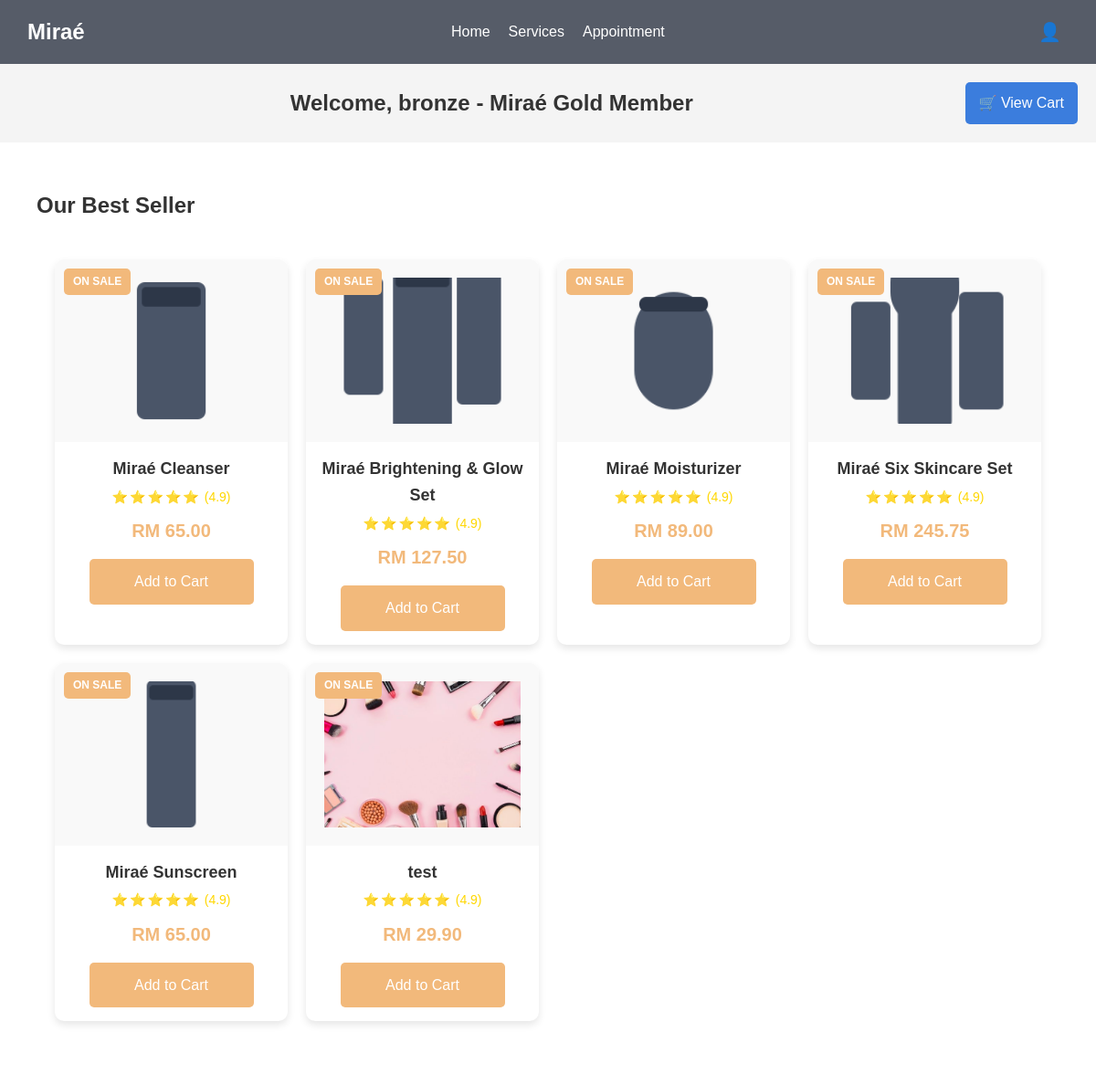
The page /gold.php (signed in) on the database its author committed.
### tables this page shows
CREATE TABLE `products` (
  `prodID` int(11) NOT NULL,
  `prodName` varchar(100) DEFAULT NULL,
  `prodPrice` decimal(10,2) DEFAULT NULL,
  `prodQty` int(11) DEFAULT NULL,
  `prodImage` varchar(255) DEFAULT NULL
);

### gold.php (the view, shortened to what this page needs)
<?php
include('db.php');
include('custHeaderGold.php');
$user_name = $_SESSION['user_name'] ?? 'Gold Member';
$query = "SELECT * FROM products";
$result = $conn->query($query);
?>
<!DOCTYPE html>
<html lang="en">
<head>
    <link rel="stylesheet" href="customer.css">
</head>
<body>
<div style="display: flex; justify-content: space-between; align-items: center; padding: 20px;">
    <h2 style="margin: 0 auto; text-align: center; flex-grow: 1;">
        Welcome, <?= htmlspecialchars($user_name) ?> - Miraé Gold Member
    </h2>
    <div style="flex-shrink: 0;">
        <a href="goldCart.php" class="view-cart-button">🛒 View Cart</a>
    </div>
</div>
    <section class="products" id="products">
        <div class="products-container">
            <h2 class="section-title">Our Best Seller</h2>
            <div class="products-grid">
                <?php while ($product = $result->fetch_assoc()): ?>
                    <div class="product-card">
                        <div class="product-image">
                            <div class="product-badge">ON SALE</div>
                            <img src="<?php echo htmlspecialchars($product['prodImage']); ?>" alt="<?php echo htmlspecialchars($product['prodName']); ?>" style="width: 100%; height: 200px; object-fit: cover;">
                        </div>
                        <div class="product-info">
                            <h3 class="product-name"><?php echo htmlspecialchars($product['prodName']); ?></h3>
                            <div class="product-rating">
                                <span class="stars">⭐⭐⭐⭐⭐</span>
                                <span>(4.9)</span>
                            </div>
                            <div class="product-price">RM <?php echo number_format($product['prodPrice'], 2); ?></div>
                            <a href="gold.php?prodID=<?php echo htmlspecialchars($product['prodID']); ?>" class="add-to-cart">Add to Cart</a>
                        </div>
                    </div>
                <?php endwhile; ?>
            </div>
        </div>
    </section>
</body>
</html>

### customer.css (style rules this page uses)
* { margin: 0; padding: 0; box-sizing: border-box; }
body { font-family: Arial, sans-serif; background-color: #f4f4f4; color: #333; line-height: 1.6; }
.products { padding: 50px 20px; background-color: #fff; }
.products-container { max-width: 1200px; margin: 0 auto; padding: 0 20px; }
.section-title { font-size: 24px; font-weight: bold; margin-bottom: 20px; }
.products-grid { display: grid; grid-template-columns: repeat(auto-fill, minmax(300px, 1fr)); gap: 20px; }
.product-card { background-color: #fff; border-radius: 10px; box-shadow: 0 4px 8px rgba(0, 0, 0, 0.1); overflow: hidden; text-align: center; position: relative; transition: transform 0.3s; }
.product-image { position: relative; padding: 20px; display: flex; justify-content: center; align-items: center; min-height: 200px; background-color: #f9f9f9; }
.product-badge { position: absolute; top: 10px; left: 10px; background-color: #F2B97B; color: white; padding: 5px 10px; border-radius: 5px; font-size: 12px; font-weight: bold; text-transform: uppercase; z-index: 10; }
.product-image img { max-width: 100%; height: auto; max-height: 160px; object-fit: contain; border-bottom: none; }
.product-info { padding: 15px; text-align: center; }
.product-name { font-size: 18px; font-weight: bold; margin-bottom: 5px; }
.product-rating { font-size: 14px; color: #FFD700; margin-bottom: 10px; }
.product-rating .stars { letter-spacing: 2px; }
.product-price { font-size: 20px; font-weight: bold; color: #F2B97B; margin: 10px 0 15px 0; }
.add-to-cart { background-color: #F2B97B; color: white; padding: 10px; text-decoration: none; display: inline-block; border-radius: 5px; transition: background-color 0.3s; }

### gold.php (style rules this page uses)
.products-grid { display: grid; grid-template-columns: repeat(auto-fill, minmax(250px, 1fr)); gap: 20px; justify-content: center; padding: 20px; }
.product-card .product-badge { position: absolute; top: 10px; left: 10px; background-color: #F2B97B; color: white; padding: 5px 10px; border-radius: 5px; font-size: 12px; font-weight: bold; text-transform: uppercase; }
.product-card .product-info { padding: 15px; text-align: center; }
.product-card .product-name { font-size: 18px; margin-bottom: 5px; }
.product-card .product-rating { margin-bottom: 10px; }
.product-card .product-price { font-size: 20px; font-weight: bold; color: #F2B97B; margin-bottom: 15px; }
.product-card .add-to-cart { width: 80%; padding: 12px 0; font-size: 16px; display: block; margin: 0 auto; }
.product-rating .stars { color: #FFD700; letter-spacing: 2px; }
.view-cart-button { display: flex; align-items: center; justify-content: center; white-space: nowrap; gap: 5px; min-width: 120px; padding: 10px 15px; background-color:#3b7ddd; color:#fff; text-decoration:none; border-radius:5px; transition: background-color 0.3s; }

### rows shown on the page
products: prodImage (picture), prodName "Miraé Cleanser", prodPrice "65.00"
products: prodImage (picture), prodName "Miraé Brightening & Glow Set", prodPrice "127.50"
products: prodImage (picture), prodName "Miraé Moisturizer", prodPrice "89.00"
products: prodImage (picture), prodName "Miraé Six Skincare Set", prodPrice "245.75"
products: prodImage (picture), prodName "Miraé Sunscreen", prodPrice "65.00"
products: prodImage+prodName (picture), prodName "test", prodPrice "29.90"

### other values the page prints
$user_name "bronze"
